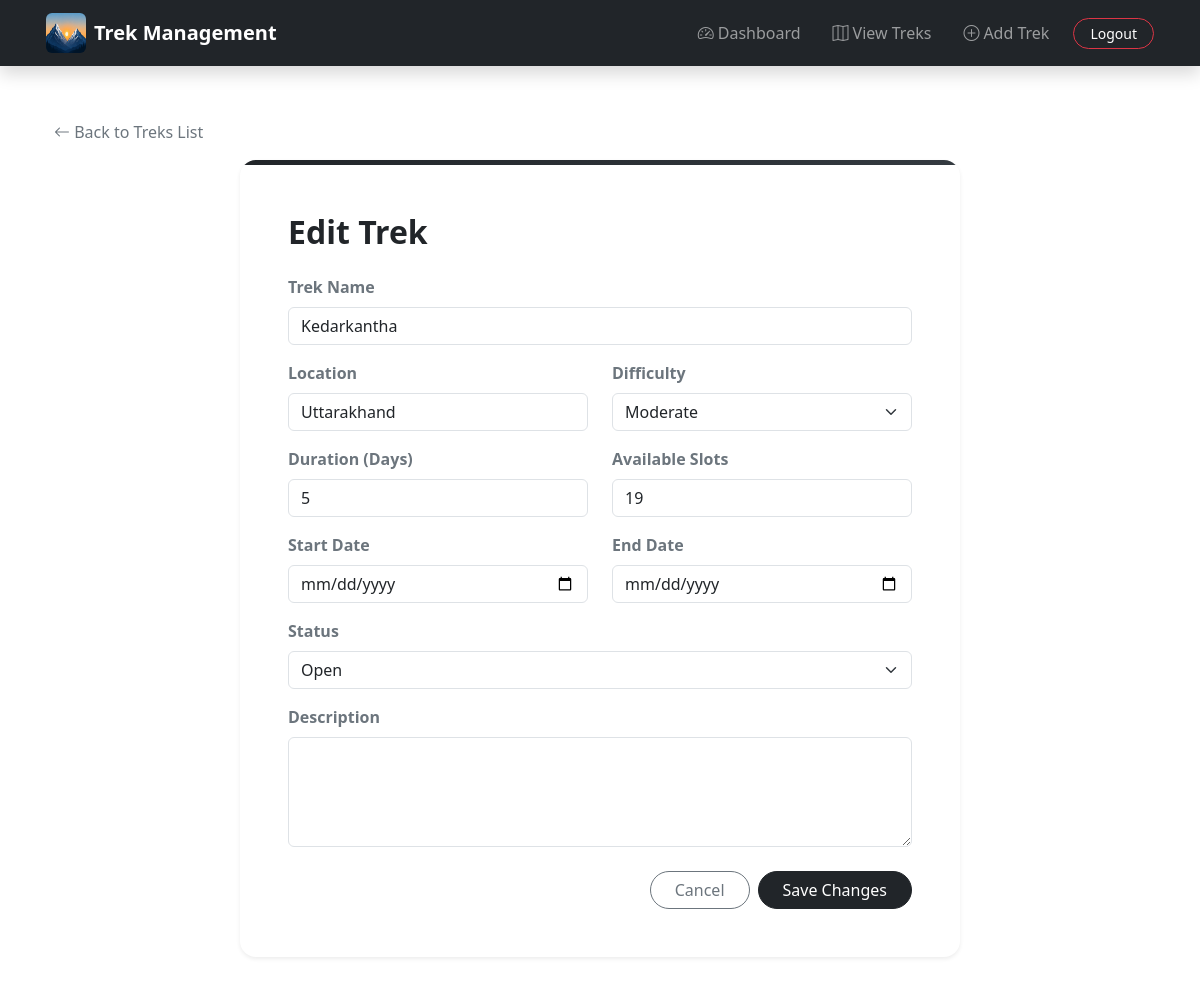
Screenshot of /admin/trek/edit/1 (signed in) with the database file from the repository.
### models.py (models this page shows, shortened)
class Trek(db.Model):
    __tablename__ = "treks"
    trek_id = db.Column(db.Integer, primary_key=True)
    trek_name = db.Column(db.String(200), nullable=False)
    location = db.Column(db.String(200))
    difficulty = db.Column(db.String(30))
    duration_days = db.Column(db.Integer)
    available_slots = db.Column(db.Integer)
    start_date = db.Column(db.Date)
    end_date = db.Column(db.Date)
    description = db.Column(db.Text)
    status = db.Column(db.String(30), default="Pending")
    bookings = db.relationship("Booking", back_populates="trek", lazy=True)
    reviews = db.relationship("Review", back_populates="trek", lazy=True)

### routes/admin.py (the view, shortened to what this page needs)
@admin.route("/trek/edit/<int:trek_id>", methods=["GET", "POST"])
def edit_trek(trek_id):
    if not verify_admin():
        flash("Please login first")
        return redirect(url_for("admin.login"))
    trek = Trek.query.get(trek_id)
    if not trek:
        flash("Trek not found.")
        return redirect(url_for("admin.view_treks"))
    return render_template("admin/edit_trek.html", trek=trek)

### routes/admin.py (called while the page is built)
def verify_admin():
    if "admin_id" not in session or session.get("role") != "admin":
        return False
    return True

### templates/admin/edit_trek.html (shortened to what this page needs)
{% extends "base.html" %}
{% block content %}
<div class="container py-4">
    <div class="mb-3">
        <a href="{{ url_for('admin.view_treks') }}" class="text-decoration-none text-secondary">
            <i class="bi bi-arrow-left"></i> Back to Treks List
        </a>
    </div>
    <div class="row justify-content-center">
        <div class="col-lg-8">
            <div class="card border-0 shadow-sm rounded-4 overflow-hidden">
                <div style="height: 5px; background: linear-gradient(90deg, #212529, #343a40);"></div>
                <div class="card-body p-4 p-md-5">
                    <h2 class="fw-bold text-dark mb-4">Edit Trek</h2>
                    <form method="POST">
                        <div class="mb-3">
                            <label for="trek_name" class="form-label fw-semibold text-secondary">Trek Name</label>
                            <input
                                type="text"
                                id="trek_name"
                                name="trek_name"
                                class="form-control"
                                value="{{ trek.trek_name }}"
                                required
                            >
                        </div>
                        <div class="row">
                            <div class="col-md-6 mb-3">
                                <label for="location" class="form-label fw-semibold text-secondary">Location</label>
                                <input
                                    type="text"
                                    id="location"
                                    name="location"
                                    class="form-control"
                                    value="{{ trek.location or '' }}"
                                    required
                                >
                            </div>
                            <div class="col-md-6 mb-3">
                                <label for="difficulty" class="form-label fw-semibold text-secondary">Difficulty</label>
                                <select id="difficulty" name="difficulty" class="form-select" required>
                                    <option value="Moderate" {% if trek.difficulty == 'Moderate' %}selected{% endif %}>Moderate</option>
                                </select>
                            </div>
                        </div>
                        <div class="row">
                            <div class="col-md-6 mb-3">
                                <label for="duration_days" class="form-label fw-semibold text-secondary">Duration (Days)</label>
                                <input
                                    type="number"
                                    id="duration_days"
                                    name="duration_days"
                                    min="1"
                                    class="form-control"
                                    value="{{ trek.duration_days }}"
                                    required
                                >
                            </div>
                            <div class="col-md-6 mb-3">
                                <label for="available_slots" class="form-label fw-semibold text-secondary">Available Slots</label>
                                <input
                                    type="number"
                                    id="available_slots"
                                    name="available_slots"
                                    min="1"
                                    class="form-control"
                                    value="{{ trek.available_slots }}"
                                    required
                                >
                            </div>
                        </div>
                        <div class="row">
                            <div class="col-md-6 mb-3">
                                <label for="start_date" class="form-label fw-semibold text-secondary">Start Date</label>
                                <input
                                    type="date"
                                    id="start_date"
                                    name="start_date"
                                    class="form-control"
                                    value="{{ trek.start_date.strftime('%Y-%m-%d') if trek.start_date else '' }}"
                                    required
                                >
                            </div>
                            <div class="col-md-6 mb-3">
                                <label for="end_date" class="form-label fw-semibold text-secondary">End Date</label>
                                <input
                                    type="date"
                                    id="end_date"
                                    name="end_date"
                                    class="form-control"
                                    value="{{ trek.end_date.strftime('%Y-%m-%d') if trek.end_date else '' }}"
                                    required
                                >
                            </div>
                        </div>
                        <div class="mb-3">
                            <label for="status" class="form-label fw-semibold text-secondary">Status</label>
                            <select id="status" name="status" class="form-select" required>
                                <option value="Open" {% if trek.status == 'Open' %}selected{% endif %}>Open</option>
                            </select>
                        </div>
                        <div class="mb-4">
                            <label for="description" class="form-label fw-semibold text-secondary">Description</label>
                            <textarea
                                id="description"
                                name="description"
                                rows="4"
                                class="form-control"
                            >{{ trek.description or '' }}</textarea>
                        </div>
                        <div class="d-flex justify-content-end gap-2">
                            <a href="{{ url_for('admin.view_treks') }}" class="btn btn-outline-secondary px-4 rounded-pill">Cancel</a>
                            <button type="submit" class="btn btn-dark px-4 rounded-pill">Save Changes</button>
                        </div>
                    </form>
                </div>
            </div>
        </div>
    </div>
</div>
{% endblock %}

### rows the page displays
Trek: trek_name "Kedarkantha", location "Uttarakhand", difficulty "Moderate", duration_days "5", available_slots "19", status "Open"
